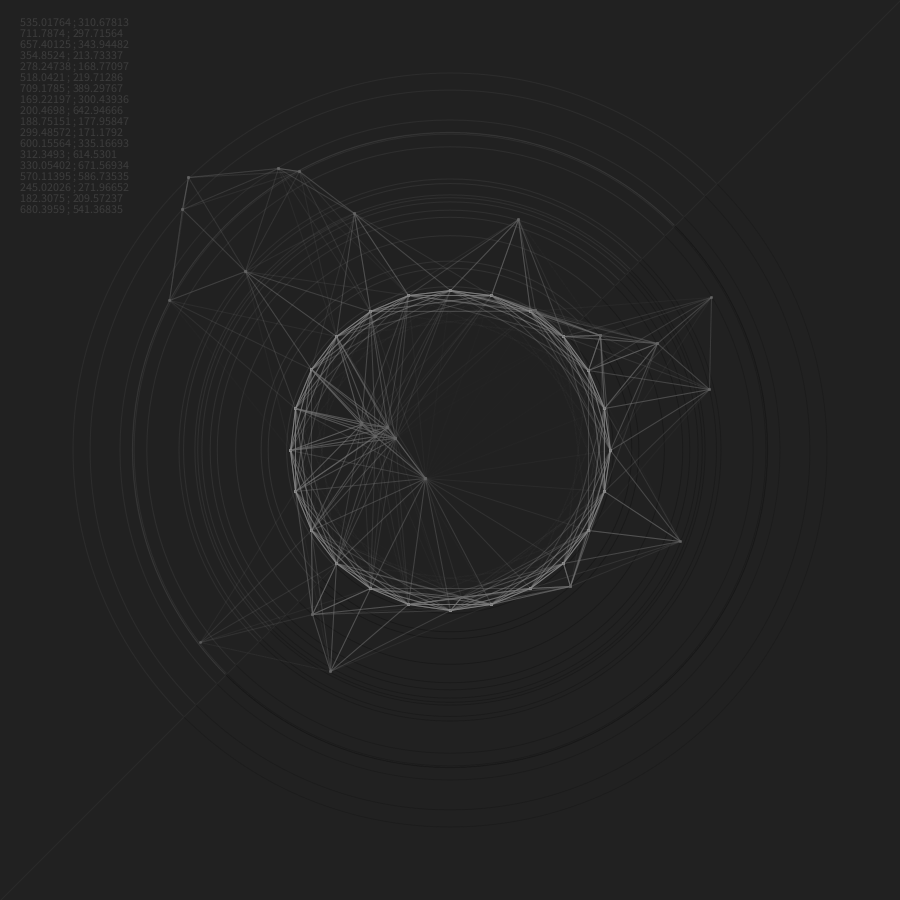
Frame 1 (no input)
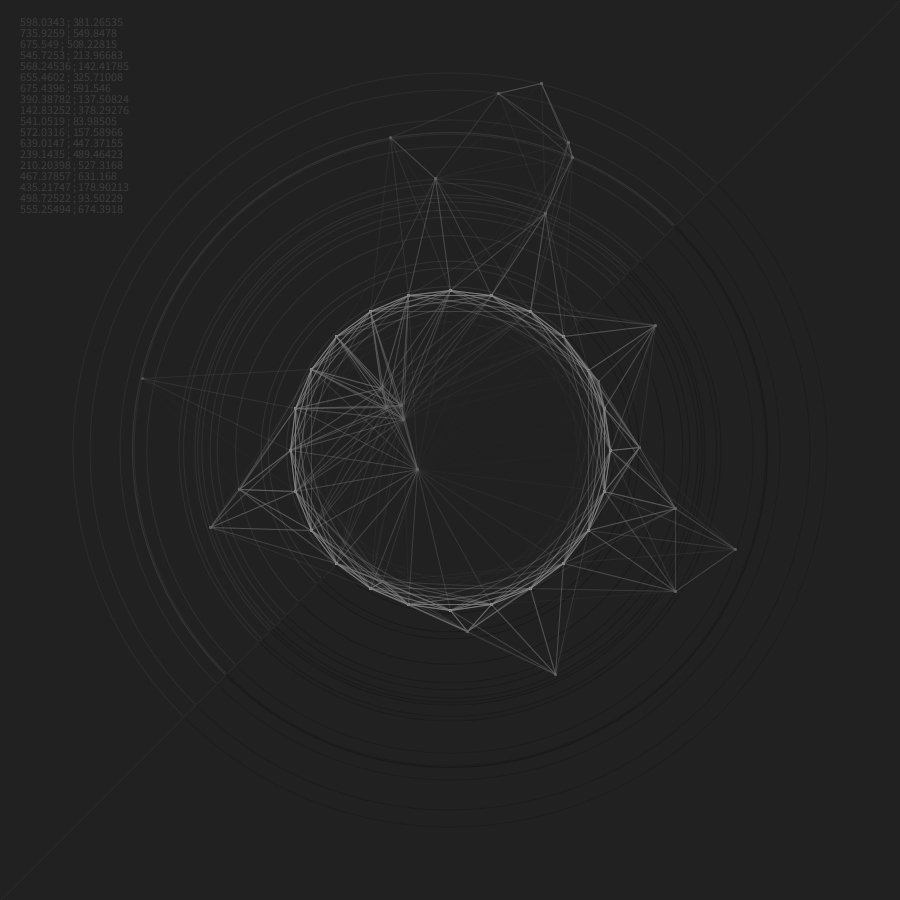
Frame 60 (the mouse pressed at the canvas centre just before this capture)
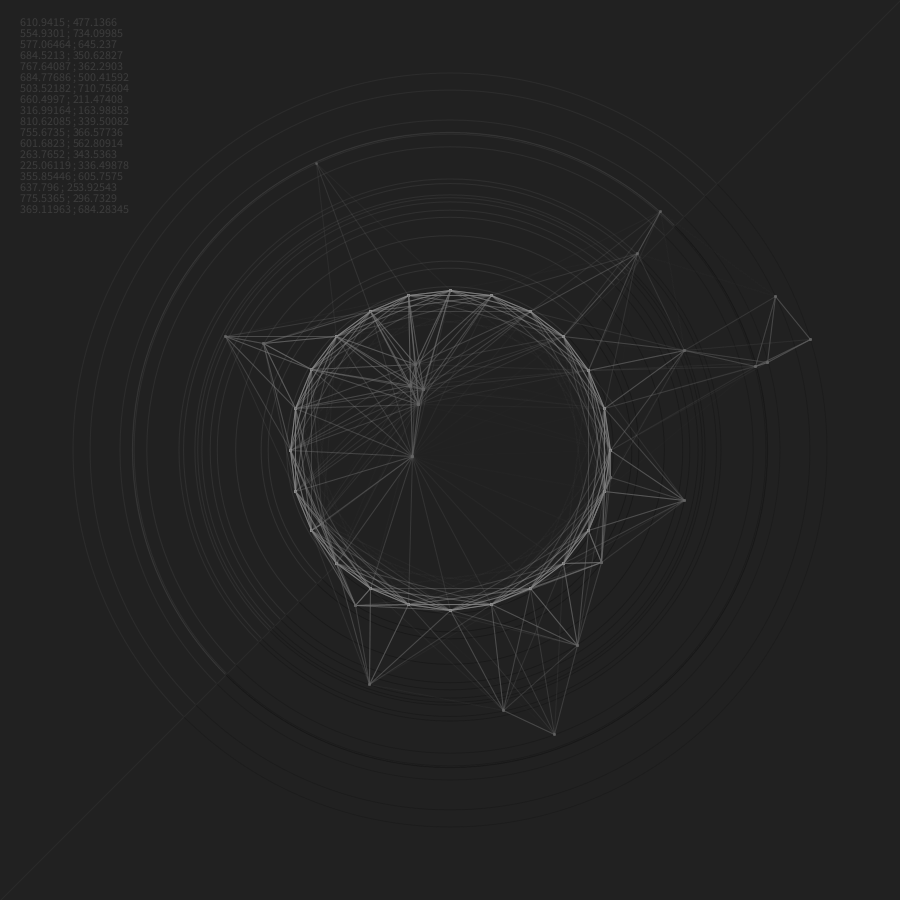
Frame 120 (the mouse held since frame 60 and released just before this capture)

The Processing sketch that drew these frames (run headless with seeded random() and noise(); from frame 60 on, the mouse is pressed at the canvas centre):

// Processing sketch: processing_104380
// ── processing_104380.pde

int numPoints = 48;
int rand = 160;
float speed = 0.005;
float posY;

float tictac = 0.0045;
float x, y, radius = 160;

PVector[] points;
PFont font;

void setup(){
  size (900,900);
  background (33,33,33);
  smooth();
  

    
  float angle = TWO_PI /numPoints*2;
  points = new PVector[numPoints+1];
  
  for (int i=0; i < numPoints/1; i++){
    x = cos(angle * i) * radius + height/2;
    y = sin(angle * i) * radius + width/2;
    
    points[i] = new PVector(x,y);
  }
  
  for (int i=numPoints/2; i < numPoints; i++){
    x = random(rand, height-rand);
    y = random(rand, width-rand);
    
    points[i] = new PVector(x,y);
  }
}

void draw(){
  background (33,33,33);
  
  
  noFill();
  stroke (255,10);
  strokeWeight(1);
  line (0, height, width, 0);
  
  noStroke();
  fill(33,33,33);
  ellipse (height/2, width/2, radius*2, radius*2);
  
  noFill();
  strokeWeight(0.5);
  stroke (200);
  
  //_________________________TEXT POSiTiON
  posY = 26; 
  
  for (int i=numPoints/2; i < numPoints; i++){
    float dst = dist (points[i].x, points[i].y, height/2, width/2);
    
    if (dst > radius){
      
      strokeWeight(1);
      
      stroke (80, 120-dst/6);
      arc(height/2, width/2, dst*2, dst*2, 0.75*PI, 3.5*PI/2);

      stroke (10, 120-dst/6);
      arc(height/2, width/2, dst*2, dst*2, -(PI/4) , 0.75*PI);
      
      strokeWeight(1);
      fill(60);
      text (points[i].x + " ; " +points[i].y, 20, posY);
      posY += 11;
      noFill();
    }  
  }
  
        
  for (int i=0; i < numPoints; i++){
    for (int j=0; j < numPoints; j++){
      float dst = dist(points[i].x, points[i].y, points[j].x, points[j].y);
       
      if (dst < 200){
        stroke (140, 200-dst);
        if (i >= numPoints/2) stroke (100,200-50-dst);
        line (points[i].x, points[i].y, points[j].x, points[j].y);
        ellipse (points[i].x, points[i].y, 2,2);
      }
    }
  }
  
    
  for (int i=numPoints/2; i < numPoints; i++){
    float dst = (dist(points[i].x, points[i].y, width/2, height/2))/1500;
   speed = dst /20;
   
    x = (points[i].x - height/2) * cos(tictac+speed) - (points[i].y - width/2) * sin(tictac+speed) + height/2;
    y = (points[i].x - height/2) * sin(tictac+speed) + (points[i].y - width/2) * cos(tictac+speed) + width/2;
       
    points[i] = new PVector(x,y);
 }
 tictac += 0.000001; 
}
